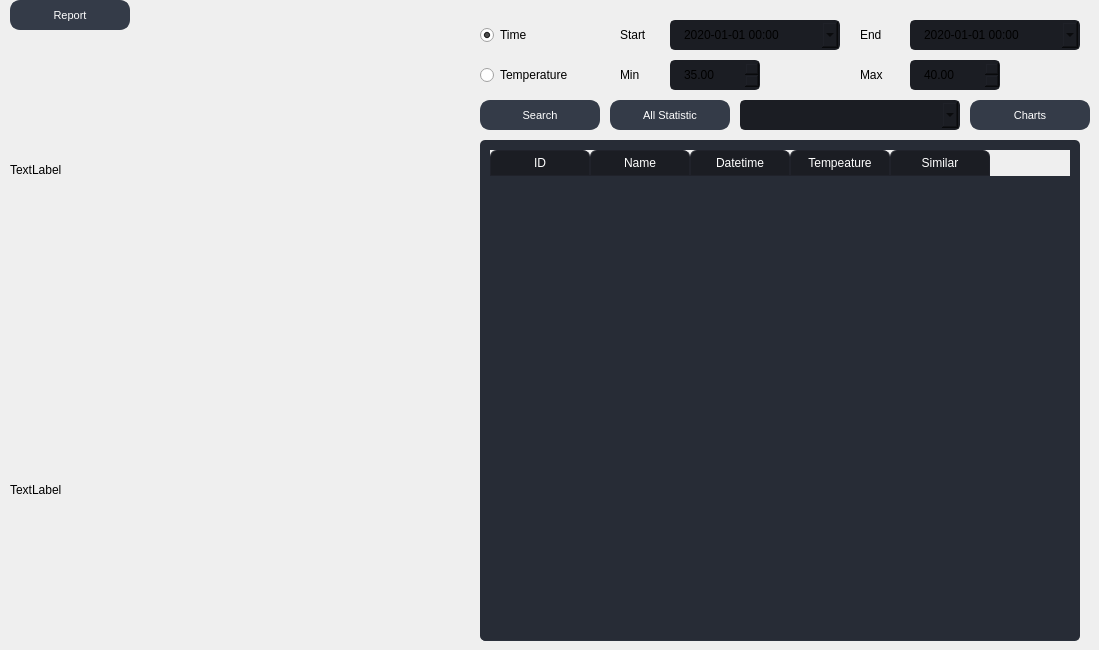
             <widget class="QWidget" name="page_statistic">
              <widget class="QLabel" name="label_statistic_day">
               <property name="geometry">
                <rect>
                 <x>10</x>
                 <y>20</y>
                 <width>450</width>
                 <height>300</height>
                </rect>
               </property>
               <property name="text">
                <string>TextLabel</string>
               </property>
              </widget>
              <widget class="QLabel" name="label_statistic_all_days">
               <property name="geometry">
                <rect>
                 <x>10</x>
                 <y>340</y>
                 <width>450</width>
                 <height>300</height>
                </rect>
               </property>
               <property name="text">
                <string>TextLabel</string>
               </property>
              </widget>
              <widget class="QTableWidget" name="table_statistics">
               <property name="geometry">
                <rect>
                 <x>480</x>
                 <y>140</y>
                 <width>600</width>
                 <height>501</height>
                </rect>
               </property>
               <property name="styleSheet">
                <string notr="true">QTableWidget {	
	background-color: rgb(39, 44, 54);
	padding: 10px;
	border-radius: 5px;
	gridline-color: rgb(44, 49, 60);
	border-bottom: 1px solid rgb(44, 49, 60);
}
QTableWidget::item{
	border-color: rgb(44, 49, 60);
	padding-left: 5px;
	padding-right: 5px;
	gridline-color: rgb(44, 49, 60);
}
QTableWidget::item:selected{
	background-color: rgb(85, 170, 255);
}
QScrollBar:horizontal {
    border: none;
    background: rgb(52, 59, 72);
    height: 14px;
    margin: 0px 21px 0 21px;
	border-radius: 0px;
}
 QScrollBar:vertical {
	border: none;
    background: rgb(52, 59, 72);
    width: 14px;
    margin: 21px 0 21px 0;
	border-radius: 0px;
 }
QHeaderView::section{
	Background-color: rgb(39, 44, 54);
	max-width: 30px;
	border: 1px solid rgb(44, 49, 60);
	border-style: none;
    border-bottom: 1px solid rgb(44, 49, 60);
    border-right: 1px solid rgb(44, 49, 60);
}
QTableWidget::horizontalHeader {	
	background-color: rgb(81, 255, 0);
}
QHeaderView::section:horizontal
{
    border: 1px solid rgb(32, 34, 42);
	background-color: rgb(27, 29, 35);
	color: rgb(255, 255, 255);
	padding: 3px;
	border-top-left-radius: 7px;
    border-top-right-radius: 7px;
}
QHeaderView::section:vertical
{
    border: 1px solid rgb(44, 49, 60);
}
</string>
               </property>
               <property name="selectionBehavior">
                <enum>QAbstractItemView::SelectRows</enum>
               </property>
               <property name="sortingEnabled">
                <bool>true</bool>
               </property>
               <attribute name="verticalHeaderVisible">
                <bool>false</bool>
               </attribute>
               <column>
                <property name="text">
                 <string>ID</string>
                </property>
               </column>
               <column>
                <property name="text">
                 <string>Name</string>
                </property>
               </column>
               <column>
                <property name="text">
                 <string>Datetime</string>
                </property>
               </column>
               <column>
                <property name="text">
                 <string>Tempeature</string>
                </property>
               </column>
               <column>
                <property name="text">
                 <string>Similar</string>
                </property>
               </column>
              </widget>
              <widget class="QDateTimeEdit" name="dateTimeEdit_start">
               <property name="geometry">
                <rect>
                 <x>670</x>
                 <y>20</y>
                 <width>170</width>
                 <height>30</height>
                </rect>
               </property>
               <property name="font">
                <font>
                 <family>Segoe UI</family>
                 <pointsize>9</pointsize>
                </font>
               </property>
               <property name="styleSheet">
                <string notr="true">QDateTimeEdit{
	background-color: rgb(27, 29, 35);
	border-radius: 5px;
	border: 2px solid rgb(27, 29, 35);
	padding: 5px;
	padding-left: 10px;
}
QDateTimeEdit:hover{
	border: 2px solid rgb(64, 71, 88);
}
QDateTimeEdit QAbstractItemView {
	color: rgb(85, 170, 255);	
	background-color: rgb(27, 29, 35);
	padding: 10px;
	selection-background-color: rgb(39, 44, 54);
}</string>
               </property>
               <property name="minimumDate">
                <date>
                 <year>2020</year>
                 <month>1</month>
                 <day>1</day>
                </date>
               </property>
               <property name="displayFormat">
                <string>yyyy-MM-dd HH:mm</string>
               </property>
               <property name="calendarPopup">
                <bool>true</bool>
               </property>
              </widget>
              <widget class="QDateTimeEdit" name="dateTimeEdit_end">
               <property name="geometry">
                <rect>
                 <x>910</x>
                 <y>20</y>
                 <width>170</width>
                 <height>30</height>
                </rect>
               </property>
               <property name="font">
                <font>
                 <family>Segoe UI</family>
                 <pointsize>9</pointsize>
                </font>
               </property>
               <property name="styleSheet">
                <string notr="true">QDateTimeEdit {
	background-color: rgb(27, 29, 35);
	border-radius: 5px;
	border: 2px solid rgb(27, 29, 35);
	padding-left: 10px;
}
QDateTimeEdit:hover {
	border: 2px solid rgb(64, 71, 88);
}
QDateTimeEdit:focus {
	border: 2px solid rgb(91, 101, 124);
}</string>
               </property>
               <property name="minimumDate">
                <date>
                 <year>2020</year>
                 <month>1</month>
                 <day>1</day>
                </date>
               </property>
               <property name="displayFormat">
                <string>yyyy-MM-dd HH:mm</string>
               </property>
               <property name="calendarPopup">
                <bool>true</bool>
               </property>
              </widget>
              <widget class="QLabel" name="label_start_time">
               <property name="geometry">
                <rect>
                 <x>620</x>
                 <y>20</y>
                 <width>40</width>
                 <height>30</height>
                </rect>
               </property>
               <property name="font">
                <font>
                 <family>Segoe UI</family>
                 <pointsize>9</pointsize>
                </font>
               </property>
               <property name="text">
                <string>Start</string>
               </property>
              </widget>
              <widget class="QLabel" name="label_end_time">
               <property name="geometry">
                <rect>
                 <x>860</x>
                 <y>20</y>
                 <width>40</width>
                 <height>30</height>
                </rect>
               </property>
               <property name="font">
                <font>
                 <family>Segoe UI</family>
                 <pointsize>9</pointsize>
                </font>
               </property>
               <property name="text">
                <string>End</string>
               </property>
              </widget>
              <widget class="QRadioButton" name="radiobutton_time">
               <property name="geometry">
                <rect>
                 <x>480</x>
                 <y>20</y>
                 <width>120</width>
                 <height>30</height>
                </rect>
               </property>
               <property name="font">
                <font>
                 <family>Segoe UI</family>
                 <pointsize>9</pointsize>
                </font>
               </property>
               <property name="styleSheet">
                <string notr="true"/>
               </property>
               <property name="text">
                <string>Time</string>
               </property>
               <property name="checked">
                <bool>true</bool>
               </property>
              </widget>
              <widget class="QRadioButton" name="radiobutton_temperature">
               <property name="geometry">
                <rect>
                 <x>480</x>
                 <y>60</y>
                 <width>120</width>
                 <height>30</height>
                </rect>
               </property>
               <property name="font">
                <font>
                 <family>Segoe UI</family>
                 <pointsize>9</pointsize>
                </font>
               </property>
               <property name="text">
                <string>Temperature</string>
               </property>
              </widget>
              <widget class="QLabel" name="label_min_temperature">
               <property name="geometry">
                <rect>
                 <x>620</x>
                 <y>60</y>
                 <width>40</width>
                 <height>30</height>
                </rect>
               </property>
               <property name="font">
                <font>
                 <family>Segoe UI</family>
                 <pointsize>9</pointsize>
                </font>
               </property>
               <property name="text">
                <string>Min</string>
               </property>
              </widget>
              <widget class="QDoubleSpinBox" name="doubleSpinBox_min_temperature">
               <property name="geometry">
                <rect>
                 <x>670</x>
                 <y>60</y>
                 <width>90</width>
                 <height>30</height>
                </rect>
               </property>
               <property name="styleSheet">
                <string notr="true">QDoubleSpinBox {
	background-color: rgb(27, 29, 35);
	border-radius: 5px;
	border: 2px solid rgb(27, 29, 35);
	padding-left: 10px;
}
QDoubleSpinBox:hover {
	border: 2px solid rgb(64, 71, 88);
}
QDoubleSpinBox:focus {
	border: 2px solid rgb(91, 101, 124);
}</string>
               </property>
               <property name="minimum">
                <double>35.000000000000000</double>
               </property>
               <property name="maximum">
                <double>40.000000000000000</double>
               </property>
               <property name="singleStep">
                <double>0.100000000000000</double>
               </property>
              </widget>
              <widget class="QDoubleSpinBox" name="doubleSpinBox_max_temperature">
               <property name="geometry">
                <rect>
                 <x>910</x>
                 <y>60</y>
                 <width>90</width>
                 <height>30</height>
                </rect>
               </property>
               <property name="styleSheet">
                <string notr="true">QDoubleSpinBox {
	background-color: rgb(27, 29, 35);
	border-radius: 5px;
	border: 2px solid rgb(27, 29, 35);
	padding-left: 10px;
}
QDoubleSpinBox:hover {
	border: 2px solid rgb(64, 71, 88);
}
QDoubleSpinBox:focus {
	border: 2px solid rgb(91, 101, 124);
}</string>
               </property>
               <property name="minimum">
                <double>35.000000000000000</double>
               </property>
               <property name="maximum">
                <double>40.000000000000000</double>
               </property>
               <property name="singleStep">
                <double>0.100000000000000</double>
               </property>
               <property name="value">
                <double>40.000000000000000</double>
               </property>
              </widget>
              <widget class="QLabel" name="label_max_temperature">
               <property name="geometry">
                <rect>
                 <x>860</x>
                 <y>60</y>
                 <width>40</width>
                 <height>30</height>
                </rect>
               </property>
               <property name="font">
                <font>
                 <family>Segoe UI</family>
                 <pointsize>9</pointsize>
                </font>
               </property>
               <property name="text">
                <string>Max</string>
               </property>
              </widget>
              <widget class="QPushButton" name="button_search_statistics">
               <property name="geometry">
                <rect>
                 <x>480</x>
                 <y>100</y>
                 <width>120</width>
                 <height>30</height>
                </rect>
               </property>
               <property name="font">
                <font>
                 <family>Segoe UI</family>
                 <pointsize>8</pointsize>
                </font>
               </property>
               <property name="styleSheet">
                <string notr="true">QPushButton {
	border: 2px solid rgb(52, 59, 72);
	border-radius: 10px;	
	background-color: rgb(52, 59, 72);
	color: rgb(255, 255, 255);
}
QPushButton:hover {
	background-color: rgb(57, 65, 80);
	color: rgb(227, 227, 227);
	border: 2px solid rgb(61, 70, 86);
}
QPushButton:pressed {	
	background-color: rgb(35, 40, 49);
	color: rgb(255, 255, 255);
	border: 2px solid rgb(43, 50, 61);
}</string>
               </property>
               <property name="text">
                <string>Search</string>
               </property>
               <property name="icon">
                <iconset resource="../files.qrc">
                 <normaloff>:/16x16/data/resources/icons/16x16/cil-magnifying-glass.png</normaloff>:/16x16/data/resources/icons/16x16/cil-magnifying-glass.png</iconset>
               </property>
              </widget>
              <widget class="QComboBox" name="comboBox_employees">
               <property name="geometry">
                <rect>
                 <x>740</x>
                 <y>100</y>
                 <width>220</width>
                 <height>30</height>
                </rect>
               </property>
               <property name="font">
                <font>
                 <family>Segoe UI</family>
                 <pointsize>9</pointsize>
                </font>
               </property>
               <property name="styleSheet">
                <string notr="true">QComboBox{
	background-color: rgb(27, 29, 35);
	border-radius: 5px;
	border: 2px solid rgb(27, 29, 35);
	padding: 5px;
	padding-left: 10px;
}
QComboBox:hover{
	border: 2px solid rgb(64, 71, 88);
}
QComboBox QAbstractItemView {
	color: rgb(85, 170, 255);	
	background-color: rgb(27, 29, 35);
	padding: 10px;
	selection-background-color: rgb(39, 44, 54);
}</string>
               </property>
              </widget>
              <widget class="QPushButton" name="button_person_plot">
               <property name="geometry">
                <rect>
                 <x>970</x>
                 <y>100</y>
                 <width>120</width>
                 <height>30</height>
                </rect>
               </property>
               <property name="font">
                <font>
                 <family>Segoe UI</family>
                 <pointsize>8</pointsize>
                </font>
               </property>
               <property name="styleSheet">
                <string notr="true">QPushButton {
	border: 2px solid rgb(52, 59, 72);
	border-radius: 10px;	
	background-color: rgb(52, 59, 72);
	color: rgb(255, 255, 255);
}
QPushButton:hover {
	background-color: rgb(57, 65, 80);
	color: rgb(227, 227, 227);
	border: 2px solid rgb(61, 70, 86);
}
QPushButton:pressed {	
	background-color: rgb(35, 40, 49);
	color: rgb(255, 255, 255);
	border: 2px solid rgb(43, 50, 61);
}</string>
               </property>
               <property name="text">
                <string>Charts</string>
               </property>
               <property name="icon">
                <iconset resource="../files.qrc">
                 <normaloff>:/16x16/data/resources/icons/16x16/cil-chart.png</normaloff>:/16x16/data/resources/icons/16x16/cil-chart.png</iconset>
               </property>
              </widget>
              <widget class="QPushButton" name="button_all_statistic">
               <property name="geometry">
                <rect>
                 <x>610</x>
                 <y>100</y>
                 <width>120</width>
                 <height>30</height>
                </rect>
               </property>
               <property name="font">
                <font>
                 <family>Segoe UI</family>
                 <pointsize>8</pointsize>
                </font>
               </property>
               <property name="styleSheet">
                <string notr="true">QPushButton {
	border: 2px solid rgb(52, 59, 72);
	border-radius: 10px;	
	background-color: rgb(52, 59, 72);
	color: rgb(255, 255, 255);
}
QPushButton:hover {
	background-color: rgb(57, 65, 80);
	color: rgb(227, 227, 227);
	border: 2px solid rgb(61, 70, 86);
}
QPushButton:pressed {	
	background-color: rgb(35, 40, 49);
	color: rgb(255, 255, 255);
	border: 2px solid rgb(43, 50, 61);
}</string>
               </property>
               <property name="text">
                <string>All Statistic</string>
               </property>
               <property name="icon">
                <iconset resource="../files.qrc">
                 <normaloff>:/16x16/data/resources/icons/16x16/cil-reload.png</normaloff>:/16x16/data/resources/icons/16x16/cil-reload.png</iconset>
               </property>
              </widget>
              <widget class="QPushButton" name="button_report">
               <property name="geometry">
                <rect>
                 <x>10</x>
                 <y>0</y>
                 <width>120</width>
                 <height>30</height>
                </rect>
               </property>
               <property name="font">
                <font>
                 <family>Segoe UI</family>
                 <pointsize>8</pointsize>
                </font>
               </property>
               <property name="styleSheet">
                <string notr="true">QPushButton {
	border: 2px solid rgb(52, 59, 72);
	border-radius: 10px;	
	background-color: rgb(52, 59, 72);
	color: rgb(255, 255, 255);
}
QPushButton:hover {
	background-color: rgb(57, 65, 80);
	color: rgb(227, 227, 227);
	border: 2px solid rgb(61, 70, 86);
}
QPushButton:pressed {	
	background-color: rgb(35, 40, 49);
	color: rgb(255, 255, 255);
	border: 2px solid rgb(43, 50, 61);
}</string>
               </property>
               <property name="text">
                <string>Report</string>
               </property>
               <property name="icon">
                <iconset resource="../files.qrc">
                 <normaloff>:/16x16/data/resources/icons/16x16/cil-notes.png</normaloff>:/16x16/data/resources/icons/16x16/cil-notes.png</iconset>
               </property>
              </widget>
             </widget>
